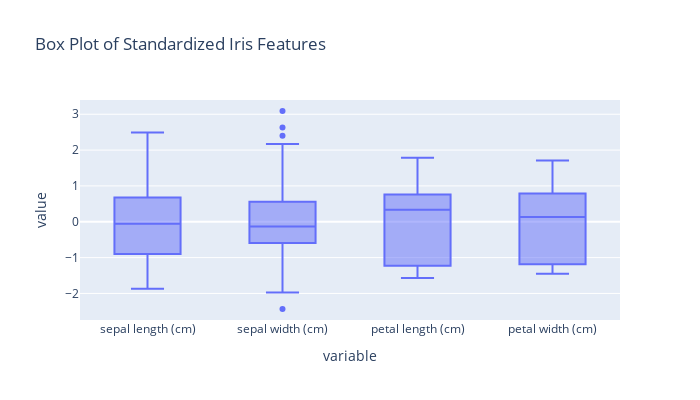

The notebook cell saved with this chart:
### Code cell
# Create a box plot with the standardized data
fig_s = px.box(df_meltS, x='variable', y='value', 
             width=700, height=400, title='Box Plot of Standardized Iris Features')
# Change the legend position to 'top'
fig_s.update_layout(legend=dict(x=0.4, y=1.2, orientation='h'))
# Show the plot
fig_s.show()

### Figure 1 — Plotly figure (JSON) as saved in the notebook; plotly's stock layout.template omitted (floating-point values rounded to 4 significant figures; data arrays with more than 128 entries replaced by an {"elided": "..."} marker saying what was removed)
{"data": [{"alignmentgroup": "True", "hovertemplate": "variable=%{x}<br>value=%{y}<extra></extra>", "legendgroup": "", "marker": {"color": "#636efa"}, "name": "", "notched": false, "offsetgroup": "", "orientation": "v", "showlegend": false, "type": "box", "x": {"elided": "600 str values"}, "x0": " ", "xaxis": "x", "y": {"elided": "600 float values"}, "y0": " ", "yaxis": "y"}], "layout": {"boxmode": "group", "height": 400, "legend": {"orientation": "h", "tracegroupgap": 0, "x": 0.4, "y": 1.2}, "title": {"text": "Box Plot of Standardized Iris Features"}, "width": 700, "xaxis": {"anchor": "y", "domain": [0, 1], "title": {"text": "variable"}}, "yaxis": {"anchor": "x", "domain": [0, 1], "title": {"text": "value"}}}}
